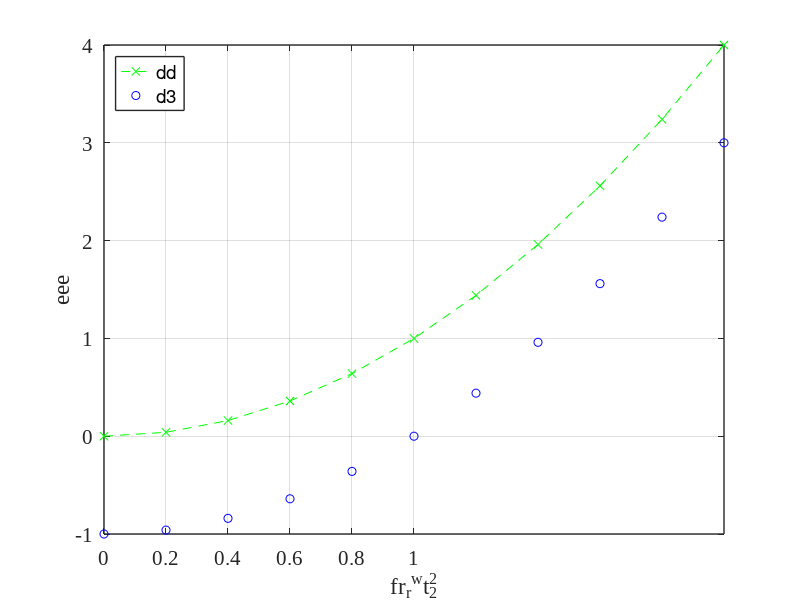

The MATLAB source for this figure:
%function tu_star(legend11,xlabel_my,ylabel_my)
clc,clear
figure(555)
x=0:0.2:2;
y=x.^2;
p1=plot(x,y,'--x','color','g');
hold on%%不能丢！！！！
p2=plot(x,y-1,'o','color','b');
%*图形状可以选择*^o+.xsdv><ph线型可以选择-- - : -.颜色可以选择rgbymcwk
le={'dd','d3'};
legend([p1,p2],le);%图例%
set(legend,'LineWidth',1,'FontSize',15,'Location','northwest');
%设置图例性质,图例位置northeast southeast southwest 
ylabel('eee')
xlabel('fr{_r}{^w}t{_2^2}')
%横坐标标签
%标签上标^下标_,{\it{}}斜体
set(gca,'LineWidth',1,'FontSize',15,'xtick',0:0.2:1,'FontName', 'Times New Roman')
%坐标轴控制除了图例以外的字体
set(gcf,'Position',[400,400,800,400])%设置图像位置和大小，最后两个为宽和高
box on%上方和右边坐标轴
grid on %网格
%线性--  ：
%---------
%子图
%subplot(1,2,1)
%myplot10009(23,str_main_path)
%subplot(1,2,2)
%myplot10009(5,str_main_path)
